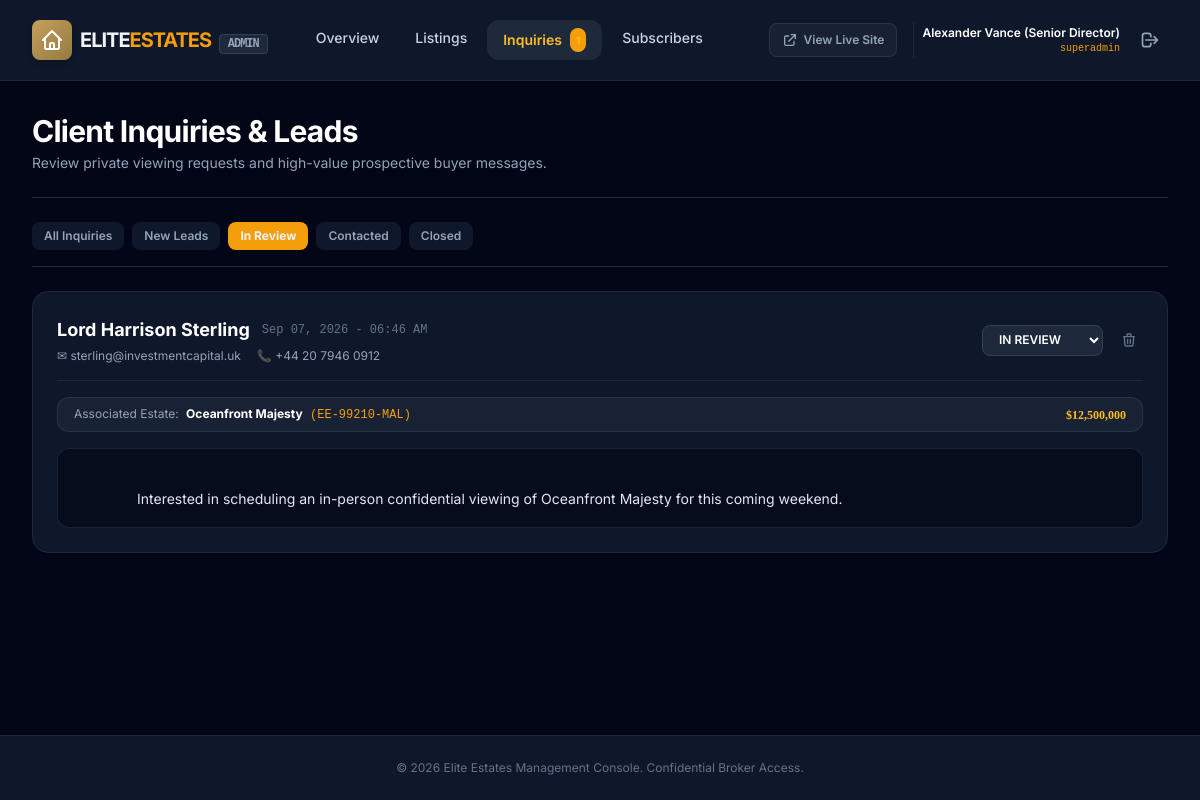
Page /admin/inquiries.php?status=in_review (signed in) on the committed database.
### tables this page shows
CREATE TABLE IF NOT EXISTS `inquiries` (
    `id` INT UNSIGNED AUTO_INCREMENT PRIMARY KEY,
    `property_id` INT UNSIGNED DEFAULT NULL,
    `full_name` VARCHAR(100) NOT NULL,
    `email` VARCHAR(150) NOT NULL,
    `phone` VARCHAR(50) NOT NULL,
    `message` TEXT NOT NULL,
    `status` ENUM('new', 'in_review', 'contacted', 'closed') NOT NULL DEFAULT 'new',
    `ip_address` VARCHAR(45) DEFAULT NULL,
    `created_at` TIMESTAMP NOT NULL DEFAULT CURRENT_TIMESTAMP,
    CONSTRAINT `fk_inquiries_property`
        FOREIGN KEY (`property_id`) REFERENCES `properties` (`id`)
        ON DELETE SET NULL ON UPDATE CASCADE,
    INDEX `idx_inquiries_status` (`status`),
    INDEX `idx_inquiries_created_at` (`created_at`)
);

CREATE TABLE IF NOT EXISTS `properties` (
    `id` INT UNSIGNED AUTO_INCREMENT PRIMARY KEY,
    `ref_code` VARCHAR(50) NOT NULL UNIQUE,
    `title` VARCHAR(255) NOT NULL,
    `slug` VARCHAR(255) NOT NULL UNIQUE,
    `tag` VARCHAR(50) DEFAULT 'For Sale',
    `property_type` VARCHAR(50) NOT NULL,
    `location` VARCHAR(150) NOT NULL,
    `city` VARCHAR(100) NOT NULL,
    `state` VARCHAR(50) NOT NULL,
    `address` VARCHAR(255) DEFAULT NULL,
    `price` DECIMAL(14, 2) NOT NULL,
    `beds` INT UNSIGNED NOT NULL DEFAULT 1,
    `baths` DECIMAL(3, 1) NOT NULL DEFAULT 1.0,
    `sqft` INT UNSIGNED NOT NULL,
    `lot_size` VARCHAR(50) DEFAULT NULL,
    `year_built` SMALLINT UNSIGNED DEFAULT NULL,
    `featured_image` TEXT NOT NULL,
    `description` TEXT NOT NULL,
    `amenities` JSON DEFAULT NULL,
    `status` ENUM('active', 'pending', 'sold', 'draft') NOT NULL DEFAULT 'active',
    `is_featured` TINYINT(1) NOT NULL DEFAULT 1,
    `created_at` TIMESTAMP NOT NULL DEFAULT CURRENT_TIMESTAMP,
    `updated_at` TIMESTAMP NOT NULL DEFAULT CURRENT_TIMESTAMP ON UPDATE CURRENT_TIMESTAMP,
    INDEX `idx_properties_location` (`location`),
    INDEX `idx_properties_type` (`property_type`),
    INDEX `idx_properties_price` (`price`),
    INDEX `idx_properties_status` (`status`),
    INDEX `idx_properties_featured` (`is_featured`)
);

### config/database.php (called while the page is built, shortened)
<?php
class Database
{
    private static string $host = '127.0.0.1';
    private static int $port = 3306;
    private static string $dbName = 'elite_estates';
    private static string $username = 'root';
    private static string $password = '';
    private static string $charset = 'utf8mb4';
    private static ?PDO $instance = null;
    public static function getConnection(): PDO
    {
        if (self::$instance === null) {
            $host = getenv('DB_HOST') ?: self::$host;
            $port = (int)(getenv('DB_PORT') ?: self::$port);
            $dbName = getenv('DB_NAME') ?: self::$dbName;
            $username = getenv('DB_USER') ?: self::$username;
            $password = getenv('DB_PASS') !== false ? getenv('DB_PASS') : self::$password;
            $dsn = "mysql:host={$host};port={$port};dbname={$dbName};charset=" . self::$charset;
            $options = [
                PDO::ATTR_ERRMODE            => PDO::ERRMODE_EXCEPTION,
                PDO::ATTR_DEFAULT_FETCH_MODE => PDO::FETCH_ASSOC,
                PDO::ATTR_EMULATE_PREPARES   => true,
                PDO::MYSQL_ATTR_INIT_COMMAND => "SET NAMES " . self::$charset . " COLLATE utf8mb4_unicode_ci",
            ];
            try {
                self::$instance = new PDO($dsn, $username, $password, $options);
            } catch (PDOException $e) {
                throw new PDOException("Database Connection Error: " . $e->getMessage(), (int)$e->getCode());
            }
        }
        return self::$instance;
    }
}

### src/Models/Inquiry.php (called while the page is built, shortened)
<?php
require_once __DIR__ . '/../../config/database.php';
class Inquiry
{
    private PDO $pdo;
    public function __construct(?PDO $pdo = null)
    {
        $this->pdo = $pdo ?? Database::getConnection();
    }
    public function getAll(?string $status = null, int $limit = 100): array
    {
        $sql = "SELECT i.*, p.title as property_title, p.ref_code as property_ref_code, p.price as property_price
                FROM inquiries i
                LEFT JOIN properties p ON i.property_id = p.id";
        $params = [];
        if ($status !== null && $status !== 'all') {
            $sql .= " WHERE i.status = :status";
            $params[':status'] = $status;
        }
        $sql .= " ORDER BY i.created_at DESC LIMIT :limit";
        $stmt = $this->pdo->prepare($sql);
        foreach ($params as $k => $v) {
            $stmt->bindValue($k, $v);
        }
        $stmt->bindValue(':limit', $limit, PDO::PARAM_INT);
        $stmt->execute();
        return $stmt->fetchAll();
    }
}

### admin/inquiries.php (the view, shortened to what this page needs)
<?php
require_once __DIR__ . '/header.php';
require_once __DIR__ . '/../src/Models/Inquiry.php';
$inquiryModel = new Inquiry();
$statusFilter = $_GET['status'] ?? null;
$inquiries = $inquiryModel->getAll($statusFilter, 100);
?>
<div class="space-y-6">
    <div class="flex flex-col sm:flex-row justify-between items-start sm:items-center gap-4 border-b border-slate-800 pb-6">
        <div>
            <h1 class="text-3xl font-bold text-white tracking-tight">Client Inquiries & Leads</h1>
            <p class="text-slate-400 text-sm mt-1">Review private viewing requests and high-value prospective buyer messages.</p>
        </div>
    </div>
    <div class="flex gap-2 border-b border-slate-800 pb-4 text-xs font-semibold">
        <a href="inquiries.php" class="px-3 py-1.5 rounded-lg transition <?= empty($statusFilter) ? 'bg-amber-500 text-navy font-bold' : 'text-slate-400 hover:text-white bg-slate-900' ?>">All Inquiries</a>
        <a href="inquiries.php?status=new" class="px-3 py-1.5 rounded-lg transition <?= $statusFilter === 'new' ? 'bg-amber-500 text-navy font-bold' : 'text-slate-400 hover:text-white bg-slate-900' ?>">New Leads</a>
        <a href="inquiries.php?status=in_review" class="px-3 py-1.5 rounded-lg transition <?= $statusFilter === 'in_review' ? 'bg-amber-500 text-navy font-bold' : 'text-slate-400 hover:text-white bg-slate-900' ?>">In Review</a>
        <a href="inquiries.php?status=contacted" class="px-3 py-1.5 rounded-lg transition <?= $statusFilter === 'contacted' ? 'bg-amber-500 text-navy font-bold' : 'text-slate-400 hover:text-white bg-slate-900' ?>">Contacted</a>
        <a href="inquiries.php?status=closed" class="px-3 py-1.5 rounded-lg transition <?= $statusFilter === 'closed' ? 'bg-amber-500 text-navy font-bold' : 'text-slate-400 hover:text-white bg-slate-900' ?>">Closed</a>
    </div>
    <div class="space-y-4">
        <?php if (empty($inquiries)): ?>
        <div class="bg-slate-900 border border-slate-800 rounded-2xl p-12 text-center text-slate-500 text-sm">
            No inquiries currently found matching this criteria.
        </div>
        <?php else: ?>
        <?php foreach ($inquiries as $inq): ?>
        <div class="bg-slate-900 border border-slate-800 rounded-2xl p-6 shadow-sm hover:border-slate-700 transition">
            <div class="flex flex-col md:flex-row justify-between items-start md:items-center gap-4 border-b border-slate-800 pb-4 mb-4">
                <div>
                    <div class="flex items-center gap-3">
                        <span class="text-lg font-bold text-white"><?= htmlspecialchars($inq['full_name']) ?></span>
                        <span class="text-xs text-slate-500 font-mono"><?= date('M d, Y - h:i A', strtotime($inq['created_at'])) ?></span>
                    </div>
                    <div class="flex items-center gap-4 text-xs text-slate-400 mt-1">
                        <a href="mailto:<?= htmlspecialchars($inq['email']) ?>" class="hover:text-amber-400 transition flex items-center gap-1">
                            ✉ <?= htmlspecialchars($inq['email']) ?>
                        </a>
                        <a href="tel:<?= htmlspecialchars($inq['phone']) ?>" class="hover:text-amber-400 transition flex items-center gap-1">
                            📞 <?= htmlspecialchars($inq['phone']) ?>
                        </a>
                    </div>
                </div>
                <div class="flex items-center gap-3">
                    <form method="POST" class="inline">
                        <select name="status" onchange="this.form.submit()"
                                class="bg-slate-800 border border-slate-700 text-xs text-white rounded-lg px-3 py-1.5 outline-none focus:ring-1 focus:ring-amber-500 font-semibold uppercase">
                            <option value="in_review" <?= $inq['status'] === 'in_review' ? 'selected' : '' ?>>In Review</option>
                        </select>
                    </form>
                    <form method="POST" onsubmit="return confirm('Delete this inquiry?');" class="inline">
                        <button type="submit" class="text-slate-500 hover:text-rose-400 p-1.5 transition">
                            <svg class="w-4 h-4" fill="none" stroke="currentColor" viewBox="0 0 24 24"><path stroke-linecap="round" stroke-linejoin="round" stroke-width="2" d="M19 7l-.867 12.142A2 2 0 0116.138 21H7.862a2 2 0 01-1.995-1.858L5 7m5 4v6m4-6v6m1-10V4a1 1 0 00-1-1h-4a1 1 0 00-1 1v3M4 7h16"/></svg>
                        </button>
                    </form>
                </div>
            </div>
            <?php if (!empty($inq['property_title'])): ?>
            <div class="bg-slate-800/70 border border-slate-700/60 rounded-xl px-4 py-2 text-xs text-slate-300 flex items-center justify-between mb-4">
                <div>
                    <span class="text-slate-400">Associated Estate:</span>
                    <strong class="text-white ml-1"><?= htmlspecialchars($inq['property_title']) ?></strong>
                    <span class="text-amber-500 font-mono ml-1">(<?= htmlspecialchars($inq['property_ref_code']) ?>)</span>
                </div>
                <div class="font-serif text-amber-400 font-bold">
                    $<?= number_format((float)$inq['property_price'], 0) ?>
                </div>
            </div>
            <?php endif; ?>
            <div class="text-sm text-slate-200 bg-slate-950/60 p-4 rounded-xl border border-slate-800/80 leading-relaxed whitespace-pre-wrap">
                <?= htmlspecialchars($inq['message']) ?>
            </div>
        </div>
        <?php endforeach; ?>
        <?php endif; ?>
    </div>
</div>
<?php require_once __DIR__ . '/footer.php'; ?>

### admin/header.php (style rules this page uses)
body { font-family: 'Inter', sans-serif; }

### rows in the picture
inquiries: full_name "Lord Harrison Sterling", created_at "Sep 07, 2026 - 06:46 AM", email "sterling@investmentcapital.uk", phone "+44 20 7946 0912", status "In Review", property.title "Oceanfront Majesty", property.ref_code "EE-99210-MAL", property.price "12,500,000", message "Interested in scheduling an in-person confidential viewing of Oceanfront Majesty for this coming weekend."

### other values in the picture
$unreadInquiries "1"
$_SESSION['admin_name'] "Alexander Vance (Senior Director)"
$_SESSION['admin_role'] "superadmin"
